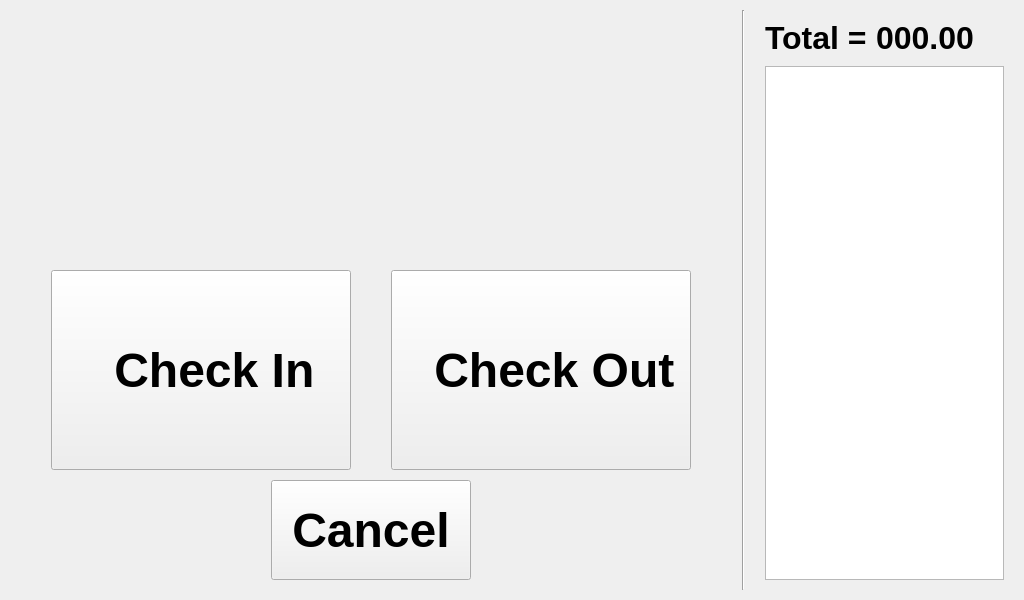
<?xml version="1.0" encoding="UTF-8"?>
<ui version="4.0">
 <class>InOutWindow</class>
 <widget class="QWidget" name="InOutWindow">
  <property name="geometry">
   <rect>
    <x>0</x>
    <y>0</y>
    <width>1024</width>
    <height>600</height>
   </rect>
  </property>
  <property name="windowTitle">
   <string>TimeTrack4237</string>
  </property>
  <layout class="QHBoxLayout" name="horizontalLayout">
   <property name="spacing">
    <number>10</number>
   </property>
   <property name="leftMargin">
    <number>10</number>
   </property>
   <property name="topMargin">
    <number>10</number>
   </property>
   <property name="rightMargin">
    <number>10</number>
   </property>
   <property name="bottomMargin">
    <number>10</number>
   </property>
   <item>
    <layout class="QVBoxLayout" name="checkInOutVerticalLayout">
     <property name="spacing">
      <number>10</number>
     </property>
     <property name="leftMargin">
      <number>10</number>
     </property>
     <property name="topMargin">
      <number>10</number>
     </property>
     <property name="rightMargin">
      <number>10</number>
     </property>
     <property name="bottomMargin">
      <number>10</number>
     </property>
     <item>
      <spacer name="topVerticalSpacer">
       <property name="orientation">
        <enum>Qt::Vertical</enum>
       </property>
       <property name="sizeType">
        <enum>QSizePolicy::Fixed</enum>
       </property>
       <property name="sizeHint" stdset="0">
        <size>
         <width>0</width>
         <height>40</height>
        </size>
       </property>
      </spacer>
     </item>
     <item>
      <widget class="QLabel" name="logoLabel">
       <property name="pixmap">
        <pixmap resource="../resources.qrc">:/TimeTrackLogo.png</pixmap>
       </property>
       <property name="alignment">
        <set>Qt::AlignCenter</set>
       </property>
      </widget>
     </item>
     <item>
      <spacer name="horizontalSpacer">
       <property name="orientation">
        <enum>Qt::Horizontal</enum>
       </property>
       <property name="sizeHint" stdset="0">
        <size>
         <width>40</width>
         <height>0</height>
        </size>
       </property>
      </spacer>
     </item>
     <item>
      <widget class="QLabel" name="studentName">
       <property name="font">
        <font>
         <pointsize>36</pointsize>
         <weight>75</weight>
         <bold>true</bold>
        </font>
       </property>
       <property name="styleSheet">
        <string notr="true">color: #cf2027</string>
       </property>
       <property name="alignment">
        <set>Qt::AlignCenter</set>
       </property>
      </widget>
     </item>
     <item>
      <layout class="QHBoxLayout" name="checkInOutButtonHorizontalLayout" stretch="1,2,0,2,1">
       <property name="spacing">
        <number>0</number>
       </property>
       <property name="leftMargin">
        <number>0</number>
       </property>
       <property name="topMargin">
        <number>0</number>
       </property>
       <property name="rightMargin">
        <number>0</number>
       </property>
       <property name="bottomMargin">
        <number>0</number>
       </property>
       <item>
        <spacer name="leftInOutHorizontalSpacer">
         <property name="orientation">
          <enum>Qt::Horizontal</enum>
         </property>
         <property name="sizeHint" stdset="0">
          <size>
           <width>40</width>
           <height>20</height>
          </size>
         </property>
        </spacer>
       </item>
       <item>
        <widget class="QPushButton" name="checkinButton">
         <property name="sizePolicy">
          <sizepolicy hsizetype="Expanding" vsizetype="Preferred">
           <horstretch>0</horstretch>
           <verstretch>0</verstretch>
          </sizepolicy>
         </property>
         <property name="minimumSize">
          <size>
           <width>300</width>
           <height>200</height>
          </size>
         </property>
         <property name="font">
          <font>
           <pointsize>36</pointsize>
           <weight>75</weight>
           <bold>true</bold>
          </font>
         </property>
         <property name="focusPolicy">
          <enum>Qt::ClickFocus</enum>
         </property>
         <property name="text">
          <string>  Check In</string>
         </property>
         <property name="icon">
          <iconset resource="../resources.qrc">
           <normaloff>:/checkin.png</normaloff>:/checkin.png</iconset>
         </property>
         <property name="iconSize">
          <size>
           <width>48</width>
           <height>48</height>
          </size>
         </property>
        </widget>
       </item>
       <item>
        <spacer name="middleInOutHorizontalSpacer">
         <property name="orientation">
          <enum>Qt::Horizontal</enum>
         </property>
         <property name="sizeType">
          <enum>QSizePolicy::Fixed</enum>
         </property>
         <property name="sizeHint" stdset="0">
          <size>
           <width>40</width>
           <height>20</height>
          </size>
         </property>
        </spacer>
       </item>
       <item>
        <widget class="QPushButton" name="checkoutButton">
         <property name="sizePolicy">
          <sizepolicy hsizetype="Expanding" vsizetype="Preferred">
           <horstretch>0</horstretch>
           <verstretch>0</verstretch>
          </sizepolicy>
         </property>
         <property name="minimumSize">
          <size>
           <width>300</width>
           <height>200</height>
          </size>
         </property>
         <property name="font">
          <font>
           <pointsize>36</pointsize>
           <weight>75</weight>
           <bold>true</bold>
          </font>
         </property>
         <property name="focusPolicy">
          <enum>Qt::ClickFocus</enum>
         </property>
         <property name="text">
          <string>  Check Out</string>
         </property>
         <property name="icon">
          <iconset resource="../resources.qrc">
           <normaloff>:/checkout.png</normaloff>:/checkout.png</iconset>
         </property>
         <property name="iconSize">
          <size>
           <width>48</width>
           <height>48</height>
          </size>
         </property>
        </widget>
       </item>
       <item>
        <spacer name="rightInOutHorizontalSpacer">
         <property name="orientation">
          <enum>Qt::Horizontal</enum>
         </property>
         <property name="sizeHint" stdset="0">
          <size>
           <width>40</width>
           <height>20</height>
          </size>
         </property>
        </spacer>
       </item>
      </layout>
     </item>
     <item>
      <layout class="QHBoxLayout" name="cancelHorizontalLayout" stretch="3,2,3">
       <property name="spacing">
        <number>0</number>
       </property>
       <item>
        <spacer name="leftCancelHorizontalSpacer">
         <property name="orientation">
          <enum>Qt::Horizontal</enum>
         </property>
         <property name="sizeHint" stdset="0">
          <size>
           <width>40</width>
           <height>20</height>
          </size>
         </property>
        </spacer>
       </item>
       <item>
        <widget class="QPushButton" name="cancelButton">
         <property name="sizePolicy">
          <sizepolicy hsizetype="MinimumExpanding" vsizetype="Preferred">
           <horstretch>0</horstretch>
           <verstretch>0</verstretch>
          </sizepolicy>
         </property>
         <property name="minimumSize">
          <size>
           <width>200</width>
           <height>100</height>
          </size>
         </property>
         <property name="font">
          <font>
           <pointsize>36</pointsize>
           <weight>75</weight>
           <bold>true</bold>
          </font>
         </property>
         <property name="focusPolicy">
          <enum>Qt::ClickFocus</enum>
         </property>
         <property name="text">
          <string>Cancel</string>
         </property>
        </widget>
       </item>
       <item>
        <spacer name="rightCancelHorizontalSpacer">
         <property name="orientation">
          <enum>Qt::Horizontal</enum>
         </property>
         <property name="sizeHint" stdset="0">
          <size>
           <width>40</width>
           <height>20</height>
          </size>
         </property>
        </spacer>
       </item>
      </layout>
     </item>
    </layout>
   </item>
   <item>
    <widget class="Line" name="verticalLine">
     <property name="baseSize">
      <size>
       <width>0</width>
       <height>0</height>
      </size>
     </property>
     <property name="orientation">
      <enum>Qt::Vertical</enum>
     </property>
    </widget>
   </item>
   <item>
    <layout class="QVBoxLayout" name="hoursVerticalLayout">
     <property name="spacing">
      <number>10</number>
     </property>
     <property name="leftMargin">
      <number>10</number>
     </property>
     <property name="topMargin">
      <number>10</number>
     </property>
     <property name="rightMargin">
      <number>10</number>
     </property>
     <property name="bottomMargin">
      <number>10</number>
     </property>
     <item>
      <layout class="QHBoxLayout" name="totalHoursHorizontalLayout">
       <property name="spacing">
        <number>0</number>
       </property>
       <item>
        <widget class="QLabel" name="totalHoursLabel">
         <property name="sizePolicy">
          <sizepolicy hsizetype="Fixed" vsizetype="Preferred">
           <horstretch>0</horstretch>
           <verstretch>0</verstretch>
          </sizepolicy>
         </property>
         <property name="font">
          <font>
           <pointsize>24</pointsize>
           <weight>75</weight>
           <bold>true</bold>
          </font>
         </property>
         <property name="text">
          <string>Total = </string>
         </property>
        </widget>
       </item>
       <item>
        <widget class="QLabel" name="totalHours">
         <property name="font">
          <font>
           <pointsize>24</pointsize>
           <weight>75</weight>
           <bold>true</bold>
          </font>
         </property>
         <property name="text">
          <string>000.00</string>
         </property>
        </widget>
       </item>
      </layout>
     </item>
     <item>
      <widget class="QTableView" name="hoursTable">
       <property name="maximumSize">
        <size>
         <width>380</width>
         <height>16777215</height>
        </size>
       </property>
       <property name="font">
        <font>
         <family>MS Shell Dlg 2</family>
         <pointsize>18</pointsize>
        </font>
       </property>
      </widget>
     </item>
    </layout>
   </item>
  </layout>
 </widget>
 <resources>
  <include location="../resources.qrc"/>
 </resources>
 <connections/>
</ui>
